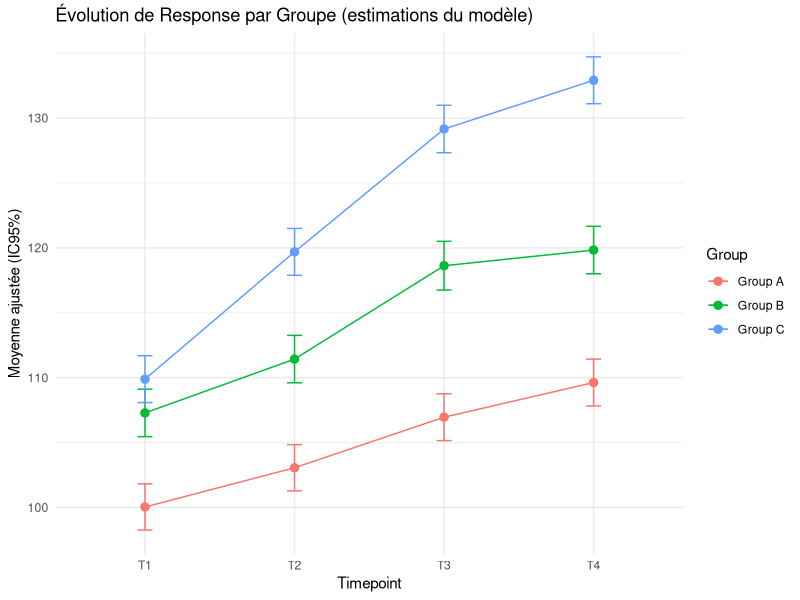
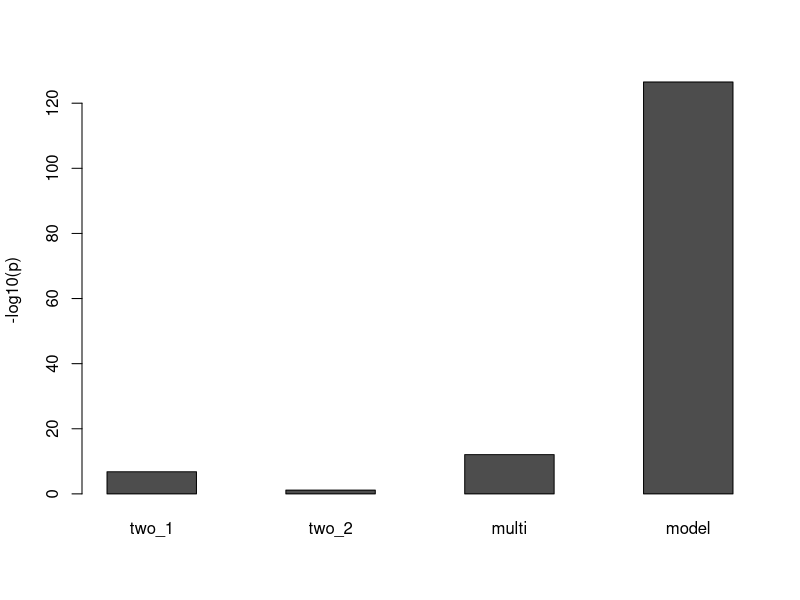
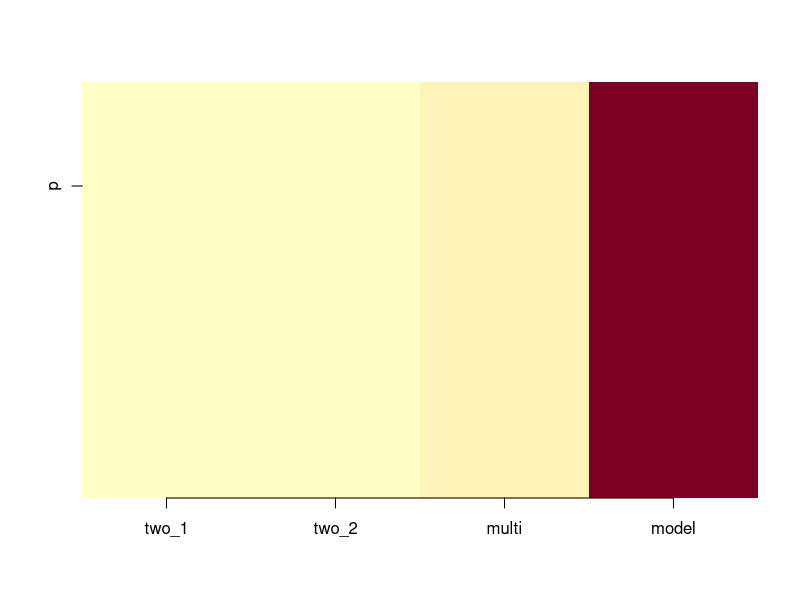
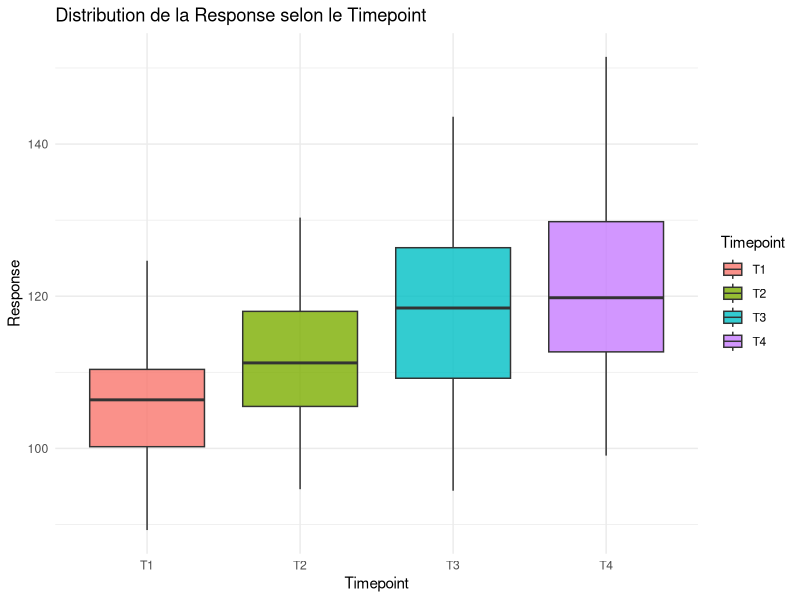
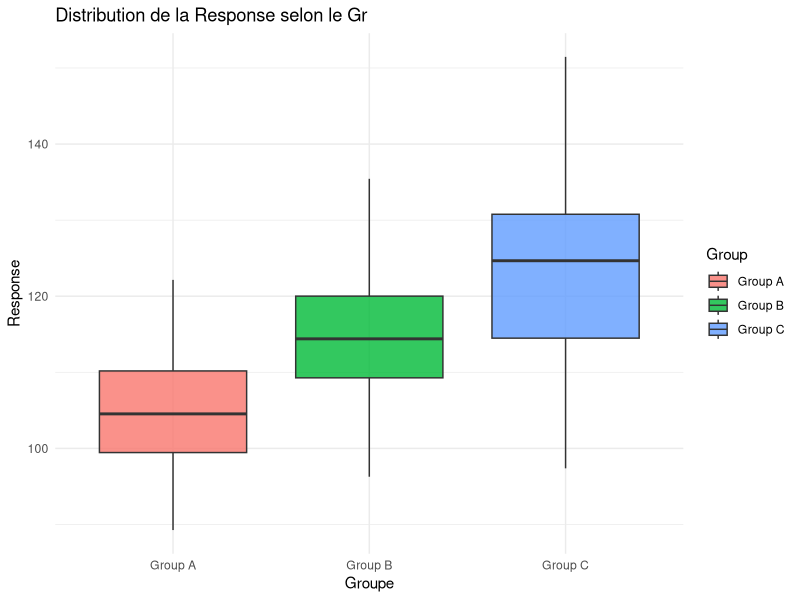
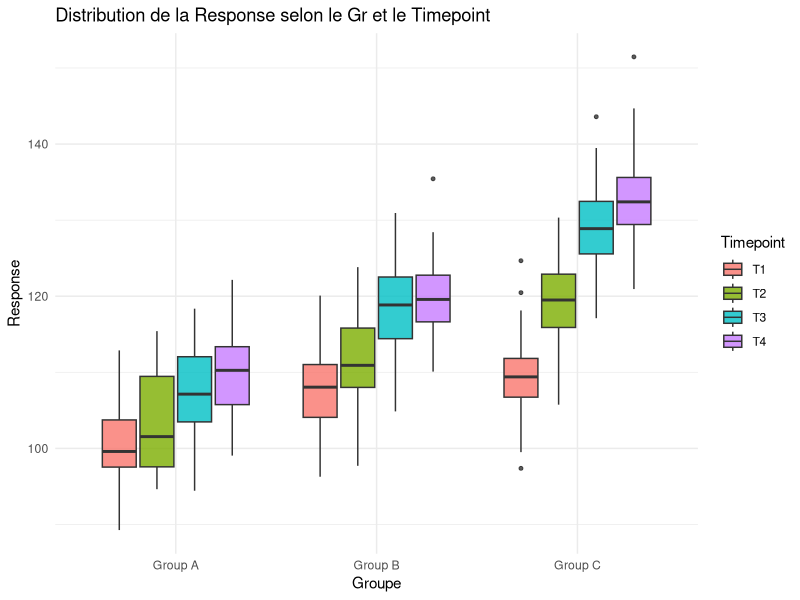
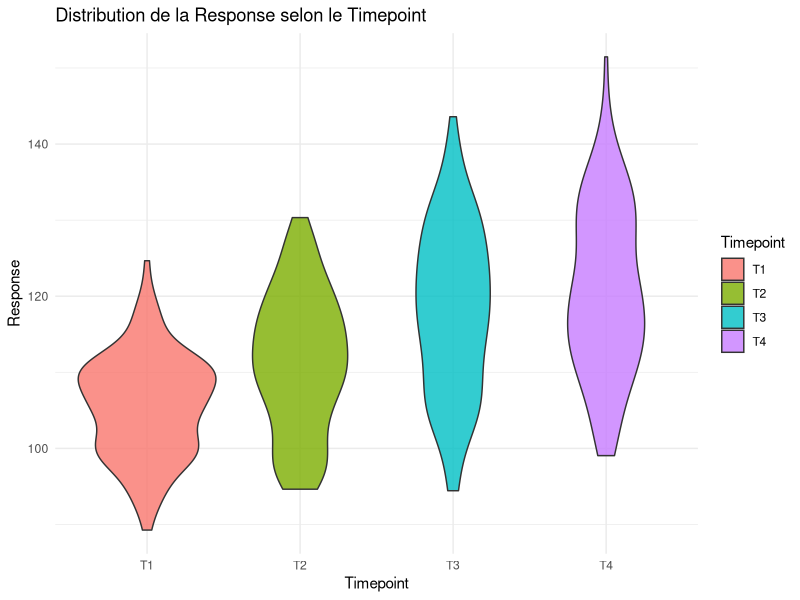
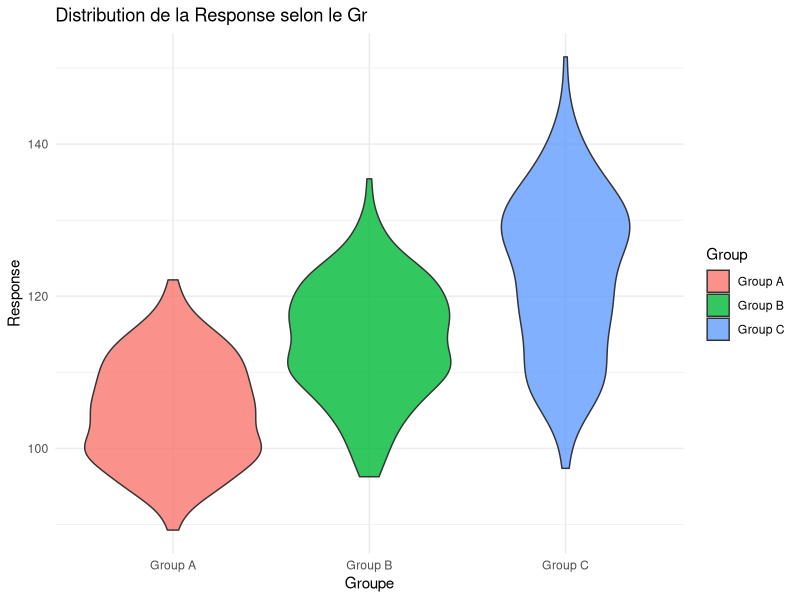

Write R code to recreate these figures, in order.
library(ggplot2)
library(readxl)
library (car)
library(emmeans)
library(dplyr)

Data <- read_excel("Biostatistics 5A 1st Case Study dataset.xlsx",sheet = "Data")
Summary <- read_excel("Biostatistics 5A 1st Case Study dataset.xlsx",sheet = "Summary")
Info <- read_excel("Biostatistics 5A 1st Case Study dataset.xlsx",sheet = "Info")
Codebook <- read_excel("Biostatistics 5A 1st Case Study dataset.xlsx",sheet = "Codebook")

#---------------------------------------------------------------------------------------
# this code was build with the help of the entire group using a github repository and 
# github desktop.
# The git repository is available at : https://github.com/paullebric/Biostat---Case-study-1
#---------------------------------------------------------------------------------------




#=======================================================================================

#I)DATA IMPORTATION
#=======================================================================================
All_Data <- list(
  Data = Data,
  Summary = Summary,
  Info = Info,
  Codebook = Codebook
)
#=======================================================================================
#II) DATA EXPLORATION
#=======================================================================================
lapply(All_Data,head)
lapply(All_Data,dim)
lapply(All_Data, function(x){str(x); head(x)})
lapply(All_Data,str)
n_all <- nrow(Data)
n_na <- sum(is.na(Data$Response))
tab <- with(Data, table(Group, Timepoint))
desc1 <- tapply(Data$Response, Data$Group, function(x) c(n=length(x),
                                                  mean=mean(x,na.rm=TRUE), sd=sd(x,na.rm=TRUE)))
desc2 <- tapply(Data$Response, list(Data$Timepoint, Data$Group), function(x) c(n=length(x),
                                                         mean=mean(x,na.rm=TRUE), sd=sd(x,na.rm=TRUE)))
n_all; n_na; tab; desc1; desc2
#=======================================================================================
#III) ASSUMPTION CHECK / CTL
#=======================================================================================
spec0 <- aov(Response ~ Group * Timepoint, data = Data)
check_1 <- shapiro.test(residuals(spec0))
check_2 <- leveneTest(Response ~ interaction(Group, Timepoint), data = Data)

spec0; check_1; check_2

#=======================================================================================
#IV) TWO-LEVEL COMPARISONS (at least two)
#=======================================================================================
test_1 <- t.test(Response ~ Timepoint, data = subset(Data, Timepoint %in% c("T1", "T2")))                                                     
test_2 <- t.test(Response ~ Timepoint, data = subset(Data, Timepoint %in% c("T3", "T4"))) 
test_1; test_2
#ici ca sert a rien mais bon on doit le faire on compare T1 et T2 puis T3 et T4

#=======================================================================================
#V)MULTI-LEVEL COMPARISONS
#=======================================================================================

test_multi <- aov(Response ~ Group * Timepoint, data = Data)
test_multi
summary(test_multi)

# on voit qu'il y a un effet hautement significatif du groupe sur la reponses mais
# aussi du timepoint sur la reponse et aussi de l'interaction timepoint*group sur la reponse

#=======================================================================================
#VI)REGRESSION MODEL
#=======================================================================================
model <- lm(Response ~ Group * Timepoint, data = Data)
model_out <- summary(model)
model; model_out


# Ici on regarde la difference des group des timepoint et des group+timepoint par rapport 
# au groupe A Timepoint 1.
# En résumé on voit que les groupes B et C on un coeff de + 7 et + 9 par rapport au gr A T1

#=======================================================================================
#VII) POST-HOC ANALYSIS
#=======================================================================================
posthoc <- TukeyHSD(test_multi)
posthoc
#Graphique qui resume les resultats du turkeyHSD pas demandé
emm_all <- as.data.frame(emmeans(model, ~ Group * Timepoint))
ggplot(emm_all, aes(Timepoint, emmean, color = Group, group = Group)) +
  geom_line() + geom_point(size = 2.5) +
  geom_errorbar(aes(ymin = lower.CL, ymax = upper.CL), width = .1) +
  labs(y = "Moyenne ajustée (IC95%)",
       title = "Évolution de Response par Groupe (estimations du modèle)") +
  theme_minimal()

#ici on commence a rentrer dans le vif du sujet on compare 2 à 2 chacun des gr 
#timepoint. Ce qui nous donne des informations interressantes.
#=======================================================================================
#VIII) P-value matrix and comparison visual
#=======================================================================================
f <- model_out$fstatistic
p_1 <- test_1$p.value
  p_2 <- test_2$p.value
  p_multi <- summary(test_multi)[[1]]["Group:Timepoint", "Pr(>F)"]
  p_model <- pf(f[1], f[2], f[3], lower.tail = FALSE)
  p_mat <- matrix(c(p_1, p_2, p_multi, p_model), nrow=1)
colnames(p_mat) <- c("two_1","two_2","multi","model")
rownames(p_mat) <- "p"
p_mat
barplot(-log10(p_mat), beside=TRUE, ylab="-log10(p)")
# ici sur ce graph on voit les differentes pvalue (-log10) plus la barre est haute plus 
# c'est significatif on voit donc que plus on fait un test avancé plus c'est significatif
image(t(-log10(p_mat)), axes=FALSE)
axis(1, at=seq(0,1,length.out=ncol(p_mat)), labels=colnames(p_mat))
axis(2, at=0.5, labels=rownames(p_mat))


#=======================================================================================
#VIII) BOXPLOTS
#=======================================================================================


ggplot(Data, aes(x = Timepoint, y = Response, fill = Timepoint)) +
  geom_boxplot(alpha = 0.8) +
  theme_minimal() +
  labs(
    title = "Distribution de la Response selon le Timepoint",
    x = "Timepoint",
    y = "Response"
  ) +
  theme_minimal()

ggplot(Data, aes(x = Group, y = Response, fill = Group)) +
  geom_boxplot(alpha = 0.8) +
  theme_minimal() +
  labs(
    title = "Distribution de la Response selon le Gr",
    x = "Groupe",
    y = "Response"
  ) +
  theme_minimal()

ggplot(Data, aes(x = Group, y = Response, fill = Timepoint)) +
  geom_boxplot(alpha = 0.8, outlier.size = 1) +
  theme_minimal() +
  labs(
    title = "Distribution de la Response selon le Gr et le Timepoint",
    x = "Groupe",
    y = "Response"
  ) +
  theme_minimal()
#Les points gris sont les valeurs aberrantes (outlier)


#=======================================================================================
#IX) VIOLON PLOT
#=======================================================================================

ggplot(Data, aes(x = Timepoint, y = Response, fill = Timepoint)) +
  geom_violin(alpha = 0.8) +
  theme_minimal() +
  labs(
    title = "Distribution de la Response selon le Timepoint",
    x = "Timepoint",
    y = "Response"
  ) +
  theme_minimal()

ggplot(Data, aes(x = Group, y = Response, fill = Group)) +
  geom_violin(alpha = 0.8) +
  theme_minimal() +
  labs(
    title = "Distribution de la Response selon le Gr",
    x = "Groupe",
    y = "Response"
  ) +
  theme_minimal()

ggplot(Data, aes(x = Group, y = Response, fill = Timepoint)) +
  geom_violin(alpha = 0.8,position = position_dodge(width = 0.8)) +
  stat_summary(aes(group = Timepoint), FUN = mean, color = "black",geom = "point", size = 2 ,position = position_dodge(width = 0.8))+
  theme_minimal() +
  labs(
    title = "Distribution de la Response selon le Gr et le Timepoint",
    x = "Groupe",
    y = "Response"
  ) +
  theme_minimal()


#=======================================================================================
#X) MEAN + CI
#=======================================================================================


summary_data <- Data %>%
  group_by(Group, Timepoint) %>%
  summarise(mean = mean(Response, na.rm = TRUE),
            se = sd(Response, na.rm = TRUE) / sqrt(sum(!is.na(Response))),
            .groups = "drop") %>%
  mutate(lo = mean - 1.96*se,
         hi = mean + 1.96*se)

ggplot(summary_data, aes(x = Timepoint, y = mean, color = Group, group = Group)) +
  geom_point(size = 3) +
  geom_line() +
  geom_errorbar(aes(ymin = lo, ymax = hi), width = 0.1) +
  labs(y = "Mean ± 95% CI", title = "Moyennes et intervalles de confiance") +
  theme_minimal()

#=======================================================================================
#XI) MODEL VIEW
#=======================================================================================
Data_clean <- na.omit(Data)
model_view <- data.frame(
  Observed = Data_clean$Response,
  Predicted = fitted(model)
)
#Missing data needs to be cleaned before doing this graph because for each predicted 
#response we need an observed response

ggplot(model_view, aes(x = Observed, y = Predicted)) +
  geom_point(color = "steelblue", alpha = 0.6, size = 2) +  # nuage de points
  geom_abline(intercept = 0, slope = 1,                     # diagonale y = x
              color = "red", linetype = "dashed", alpha = 0.6, linewidth = 1.2) +
  labs(
    title = "Valeurs observées vs prédictions du modèle",
    x = "Valeurs observées (Response)",
    y = "Valeurs prédites (fitted)"
  )+
  theme_minimal()

#Here we look at how the model predict the responses compared to the responses.
# In red there is the diagonal and as we can see the predicted and observed 
# responses follow this diagonal wich means that the model is working

#=======================================================================================
#XII) CONCLUSION
#=======================================================================================
# We used three approaches:
#   
# T-tests to compare two groups or timepoints,
# 
# ANOVA to test overall effects and interactions,
# 
# Linear regression to measure how each Group and Timepoint affects the Response.
# 
# All methods showed the same result:
#   ==> Response increases with time and differs between groups, with a clear interaction effect.
# 
# The Central Limit Theorem (CLT) supported using parametric tests because our sample size was large and data were roughly normal with equal variances.
# So, the regression model gave consistent and reliable results with the simpler tests.
